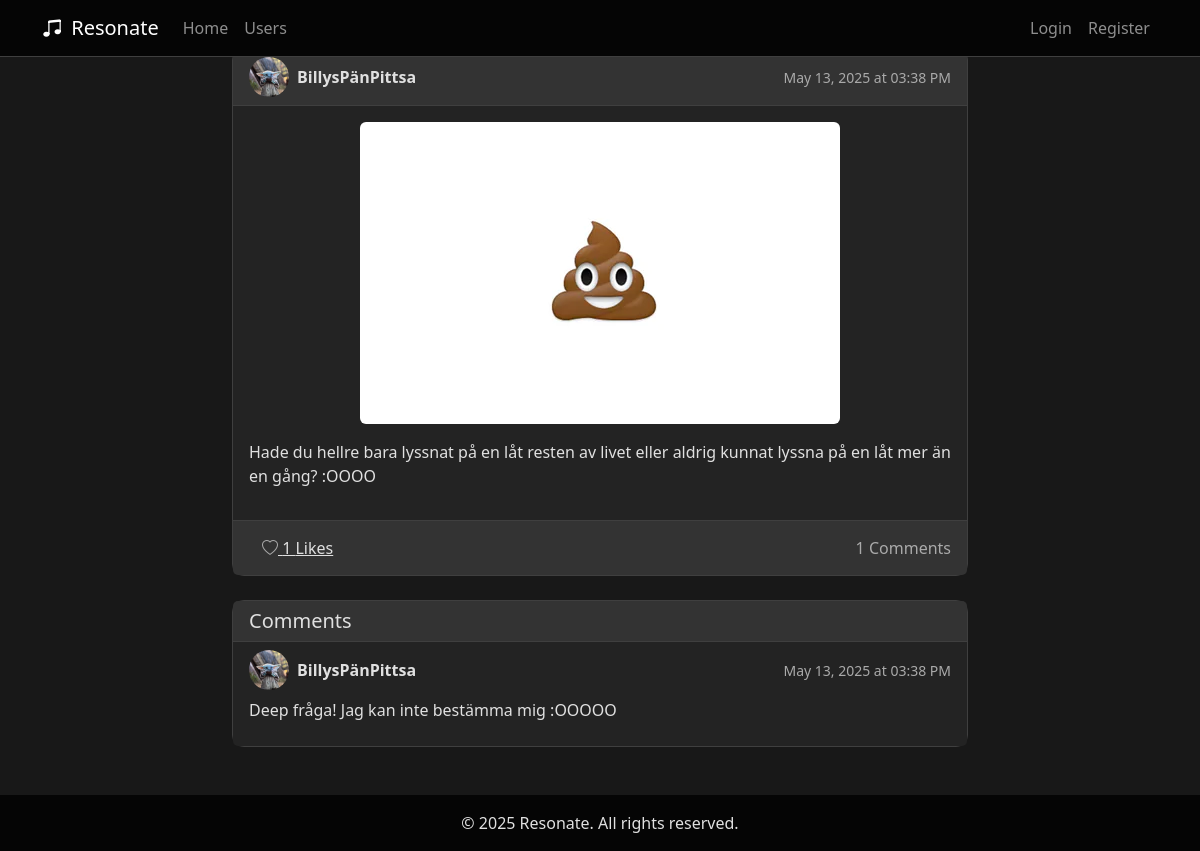
/post/bf86b4b9-cd44-4fdb-a955-e3e2c7f38643, run on an earlier commit of the app's database.
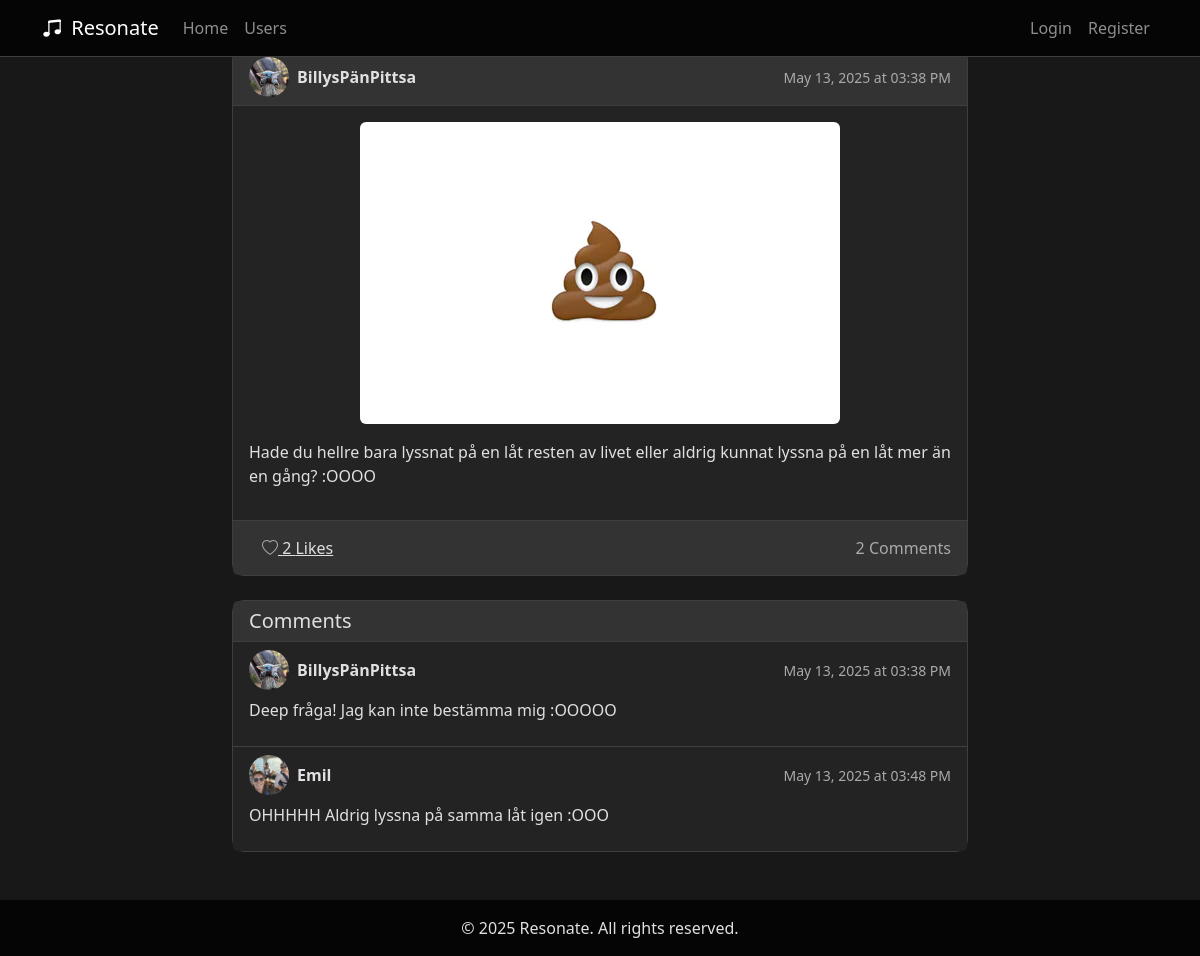
And on a later commit of the database.
### app.py (models this page shows, shortened)
class User(UserMixin, db.Model):
    __tablename__ = 'users'
    userId = db.Column(db.String(36), primary_key=True, default=lambda: str(uuid.uuid4()))
    username = db.Column(db.String(80), nullable=False)
    email = db.Column(db.String(120), unique=True, nullable=False)
    password = db.Column(db.String(128))
    profilePicture = db.Column(db.String, nullable=True, default='default.jpg')
    favoriteGenres = db.Column(db.String, nullable=True)
    createdAt = db.Column(db.DateTime, default=datetime.utcnow)
    spotify_access_token = db.Column(db.String(255), nullable=True)
    spotify_refresh_token = db.Column(db.String(255), nullable=True)
    spotify_user_id = db.Column(db.String(255), nullable=True)
    spotify_token_expiry = db.Column(db.DateTime, nullable=True)
    bio = db.Column(db.Text, nullable=True)
    sotd_title = db.Column(db.String(200), nullable=True)
    sotd_artist = db.Column(db.String(200), nullable=True)
    song_picture = db.Column(db.String(200), nullable=True)
    favorite_songs = db.Column(db.String, nullable=True)
    followed = db.relationship(
        'User',
        secondary=followers,
        primaryjoin=(followers.c.follower_id == userId),
        secondaryjoin=(followers.c.followed_id == userId),
        backref=db.backref('followers', lazy='dynamic'),
        lazy='dynamic'
    )

class Post(db.Model):
    __tablename__ = 'posts'
    postId = db.Column(db.String(36), primary_key=True, default=lambda: str(uuid.uuid4()))
    userId = db.Column(db.String(36), db.ForeignKey('users.userId'), nullable=False)
    content = db.Column(db.Text, nullable=False)
    created_at = db.Column(db.DateTime, default=datetime.utcnow)
    post_picture = db.Column(db.String(200), nullable=True)
    user = db.relationship('User', backref=db.backref('posts', lazy='dynamic'))
    likes = db.relationship('Like', primaryjoin='Post.postId==Like.postId',
                            backref='post', lazy='dynamic')
    comments = db.relationship('Comment', primaryjoin='Post.postId==Comment.postId',
                               backref='post', lazy='dynamic')

class Comment(db.Model):
    __tablename__ = 'comments'
    commentId = db.Column(db.String(36), primary_key=True, default=lambda: str(uuid.uuid4()))
    userId = db.Column(db.String(36), db.ForeignKey('users.userId'), nullable=False)
    postId = db.Column(db.String(36), db.ForeignKey('posts.postId'), nullable=False)
    content = db.Column(db.Text, nullable=False)
    created_at = db.Column(db.DateTime, default=datetime.utcnow)
    user = db.relationship('User', backref='comments')

### app.py (the view)
@app.route('/post/<post_id>')
def view_post(post_id):
    post = Post.query.get_or_404(post_id)
    return render_template('view_post.html', post=post, Comment=Comment, user=post.user)

### templates/view_post.html (shortened to what this page needs)
{% extends "base.html" %}
{% block content %}
<div class="container">
    <div class="row justify-content-center">
        <div class="col-md-8">
            <div class="card mb-4">
                <div class="card-header d-flex justify-content-between align-items-center" style="background-color: var(--bg-tertiary); border-bottom: 1px solid var(--border-color);">
                    <div class="d-flex align-items-center">
                        <img src="{{ url_for('static', filename='profile_pics/' + user.profilePicture) }}"
                            class="profile-pic-small rounded-circle me-2"
                            alt="{{ user.username }}'s profile picture">
                        <strong style="color: var(--text-primary);">{{ post.user.username }}</strong>
                    </div>
                    <small class="text-muted">{{ post.created_at.strftime('%B %d, %Y at %I:%M %p') }}</small>
                </div>
                <div class="card-body" style="background-color: var(--bg-secondary); color: var(--text-primary);">
                    {% if post.post_picture %}
                    <div class="mb-3 text-center">
                        <img src="{{ url_for('static', filename='post_pics/' + post.post_picture) }}"
                             alt="Post Image"
                             class="img-fluid rounded"
                             style="max-height: 500px; object-fit: contain;">
                    </div>
                    {% endif %}
                    <p>{{ post.content }}</p>
                </div>
                <div class="card-footer" style="background-color: var(--bg-tertiary); border-top: 1px solid var(--border-color);">
                    <div class="d-flex justify-content-between align-items-center">
                        <form method="POST" action="{{ url_for('like_post', post_id=post.postId) }}" class="d-inline">
                            <button type="submit" class="btn btn-link" style="color: var(--text-primary);">
                                {% if current_user.is_authenticated and current_user.has_liked_post(post) %}
                                    <i class="bi bi-heart-fill text-danger"></i>
                                {% else %}
                                    <i class="bi bi-heart text-muted"></i>
                                {% endif %}
                                {{ post.likes.count() }} Likes
                            </button>
                        </form>
                        <span class="text-muted">{{ post.comments.count() }} Comments</span>
                    </div>
                </div>
            </div>
            {% if post.comments.count() > 0 %}
            <div class="card">
                <div class="card-header" style="background-color: var(--bg-tertiary); border-bottom: 1px solid var(--border-color);">
                    <h5 class="mb-0" style="color: var(--text-primary);">Comments</h5>
                </div>
                <ul class="list-group list-group-flush">
                    {% for comment in post.comments %}
                    <li class="list-group-item" style="background-color: var(--bg-secondary); color: var(--text-primary); border-color: var(--border-color);">
                        <div class="d-flex justify-content-between align-items-center">
                            <div class="d-flex align-items-center">
                                <img src="{{ url_for('static', filename='profile_pics/' + comment.user.profilePicture) }}"
                                     class="profile-pic-small rounded-circle me-2"
                                     alt="{{ comment.user.username }}'s profile picture">
                                <strong>{{ comment.user.username }}</strong>
                            </div>
                            <small class="text-muted">{{ comment.created_at.strftime('%B %d, %Y at %I:%M %p') }}</small>
                        </div>
                        <p class="mt-2">{{ comment.content }}</p>
                    </li>
                    {% endfor %}
                </ul>
            </div>
            {% endif %}
        </div>
    </div>
</div>
{% endblock %}

### templates/base.html (shortened to what this page needs)
<!DOCTYPE html>
<html lang="en">
<head>
    <link href="https://cdn.jsdelivr.net/npm/bootstrap@5.2.3/dist/css/bootstrap.min.css" rel="stylesheet">
    <link rel="stylesheet" href="https://cdn.jsdelivr.net/npm/bootstrap-icons@1.10.3/font/bootstrap-icons.css">
</head>
<body>
    <nav class="navbar navbar-expand-lg navbar-dark bg-primary fixed-top">
        <div class="container">
            <a class="navbar-brand" href="{{ url_for('index') }}">
                <i class="bi bi-music-note-beamed me-1"></i> Resonate
            </a>
            <div class="collapse navbar-collapse" id="navbarNav">
                <ul class="navbar-nav me-auto">
                    <li class="nav-item">
                        <a class="nav-link" href="{{ url_for('index') }}">Home</a>
                    </li>
                    <li class="nav-item">
                        <a class="nav-link" href="{{ url_for('users') }}">Users</a>
                    </li>
                </ul>
                <ul class="navbar-nav ms-auto">
                    {% if current_user.is_authenticated %}
                    <li class="nav-item dropdown">
                        <a class="nav-link dropdown-toggle" href="#" role="button" data-bs-toggle="dropdown">
                            <img src="{{ url_for('static', filename='profile_pics/' + current_user.profilePicture) }}"
                                 class="rounded-circle me-1" style="width: 24px; height: 24px; object-fit: cover;">
                            {{ current_user.username }}
                        </a>
                        <ul class="dropdown-menu dropdown-menu-end">
                            <li>
                                <a class="dropdown-item" href="{{ url_for('profile', username=current_user.username) }}">
                                    <i class="bi bi-person me-2"></i>My Profile
                                </a>
                            </li>
                            <li>
                                <a class="dropdown-item" href="{{ url_for('edit_profile') }}">
                                    <i class="bi bi-gear me-2"></i>Edit Profile
                                </a>
                            </li>
                            <li><hr class="dropdown-divider"></li>
                            <li>
                                <a class="dropdown-item" href="{{ url_for('logout') }}">
                                    <i class="bi bi-box-arrow-right me-2"></i>Logout
                                </a>
                            </li>
                        </ul>
                    </li>
                    {% else %}
                    <li class="nav-item">
                        <a class="nav-link" href="{{ url_for('login') }}">Login</a>
                    </li>
                    <li class="nav-item">
                        <a class="nav-link" href="{{ url_for('register') }}">Register</a>
                    </li>
                    {% endif %}
                </ul>
            </div>
        </div>
    </nav>
    <main class="py-5">
        {% block content %}{% endblock %}
    </main>
    <footer class="footer text-center">
        <div class="container">
            <p class="mb-0">&copy; 2025 Resonate. All rights reserved.</p>
        </div>
    </footer>
</body>
</html>

### templates/base.html (style rules this page uses)
:root { --bg-primary: #181818; --bg-secondary: #232323; --bg-tertiary: #333333; --accent-primary: #6a4fbb; --accent-secondary: #a45dff; --accent-tertiary: #c4a8d6; --text-primary: #e0e0e0; --text-secondary: #aaaaaa; --text-muted: #888888; --border-color: #3f3f3f; --glow-effect: 0 0 8px rgba(164, 93, 255, 0.7), 0 0 16px rgba(164, 93, 255, 0.4); }
html, body { height: 100%; margin: 0; background-color: var(--bg-primary); color: var(--text-primary); }
body { display: flex; flex-direction: column; }
.profile-pic-small { width: 40px; height: 40px; object-fit: cover; border-radius: 50%; }
main { flex: 1 0 auto; padding-top: 80px; }
.navbar { background-color: #050505 !important; border-bottom: 1px solid var(--border-color); }
.card { background-color: var(--bg-secondary); border: 1px solid var(--border-color); border-radius: 12px; }
.card-header { background-color: var(--bg-tertiary); border-bottom: 1px solid var(--border-color); }
h1, h2, h3, h4, h5, h6, p { color: var(--text-primary); }
a { color: var(--accent-primary); }
.text-muted { color: var(--text-secondary) !important; }
.footer { flex-shrink: 0; background-color: #050505 !important; color: var(--text-secondary); width: 100%; padding: 1rem 0; }

What changed in the data, as far as the page shows it:
added Comment: username (picture), user.username "Emil", created_at "May 13, 2025 at 03:48 PM", content "OHHHHH Aldrig lyssna på samma låt igen :OOO"
Also different on the page:
{{ post.likes.count() }}: "1" → "2"
{{ post.comments.count() }}: "1" → "2"
